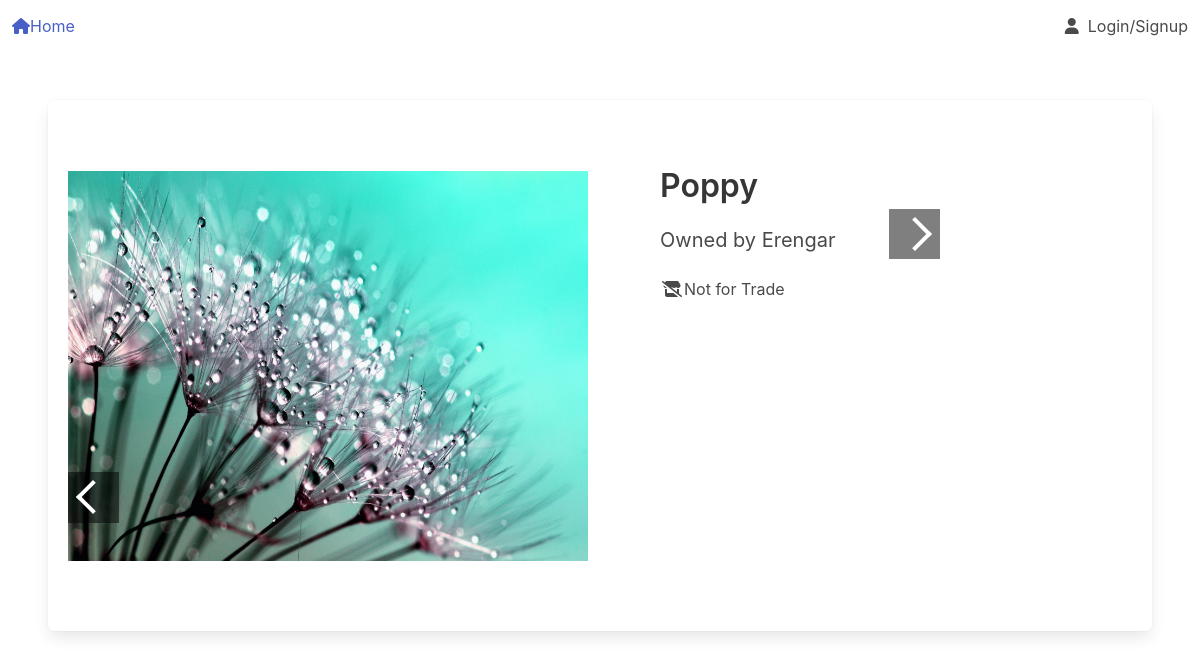
The app's page /poppy/ with its own data.
### plant_collection/models.py (models this page shows, shortened)
class Image(models.Model):
    plant = models.ForeignKey(Plant, on_delete=models.CASCADE, related_name='picture')
    image = models.ImageField(upload_to='pics')

class Plant(models.Model):
    nick_name = models.CharField(
        max_length=64,
        validators=[MinLengthValidator(3)],
        unique=True)
    created = models.DateTimeField(auto_now_add=True, null=True, blank=True)
    updated = models.DateTimeField(auto_now=True, null=True, blank=True)
    species = models.ForeignKey(Species, on_delete=models.PROTECT, blank=True, null=True, related_name='plants')
    owner = models.ForeignKey(settings.AUTH_USER_MODEL, on_delete=models.PROTECT, related_name='plants')
    slug = models.SlugField(default='bugged-plant')
    for_trade = models.BooleanField(default=False)

### plant_collection/views.py (the view)
# urls.py: path('<slug:slug>/', views.plant_view.as_view(),name='plant_view'),
class plant_view(generic.DetailView):
    template_name = 'plant_collection/plant.html'
    model = Plant
    def get(self, request, slug):
        plant = get_object_or_404(Plant, slug=slug)
        context = {'plant': plant}
        return render(request, self.template_name, context)

### plant_collection/templates/plant_collection/plant.html (shortened to what this page needs)
{% extends "base.html" %}
{% block content %}
<head>
    {% load static %}
    <link rel="stylesheet" href="{% static 'plant_collection/css/plant.css' %}">
</head>
<div class='box'>
    <div class='columns'>
        <div class='column is-half'>
            <div class="container">
                <div class='carousel_box'>
                    <button id="left-btn" class='carousel_button'><i class="arrow"></i></button>
                        {% for picture in plant.picture.all %}
                        <div class='carousel_image'>
                            <figure class='image is-4by3'>
                                <img class='carousel' hidden src="{{ picture.image.url }}" alt="">
                            </figure>
                        </div>
                        {% endfor %}
                    <button id="right-btn" class='carousel_button'><i class="arrow"></i></button>
                </div>
            </div>
        </div>
        <div class='column is-half'>
            <div class='container'>
                <div class='block m-6'>
                    <div class='title'>
                        {{plant.nick_name}}
                    </div>
                    <div class='block'>
                        <div class='subtitle is-5'>
                            Owned by {{plant.owner}}
                        </div>
                    </div>
                    <span class='icon-text'>
                        <span class='icon'>
                            <i class="fa-solid fa-store-slash"></i>
                        </span>
                        Not for Trade
                    </span>
                </div>
            </div>
        </div>
    </div>
</div>
{% endblock %}

### plant_collection/static/plant_collection/css/plant.css (style rules this page uses)
.carousel_button { height: 10%; border: none; outline: none; background: rgba(0, 0, 0, 0.5); cursor: pointer; padding: 1em; display: flex; }
.carousel_button .arrow { border: solid #fff; border-width: 0 4px 4px 0; display: inline-block; padding: 10px; transition: transform 0.3s ease-out; outline: none; }
#right-btn { margin: auto 0 auto -2em; position: relative; bottom:22rem; z-index:1; left:53rem; }
#right-btn .arrow { transform: rotate(-45deg); }
#left-btn { z-index: 0; margin: auto -2em auto 0; position: relative; top:22rem; z-index:1; }
#left-btn .arrow { transform: rotate(135deg); }

### records on screen
Image: image (picture)
Plant: nick_name "Poppy", owner "Erengar"
